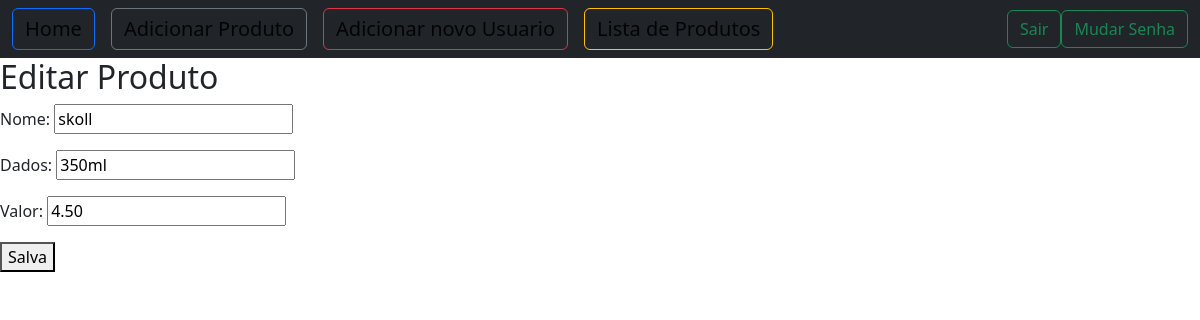
Before: /update/3 (signed in) with the older database file.
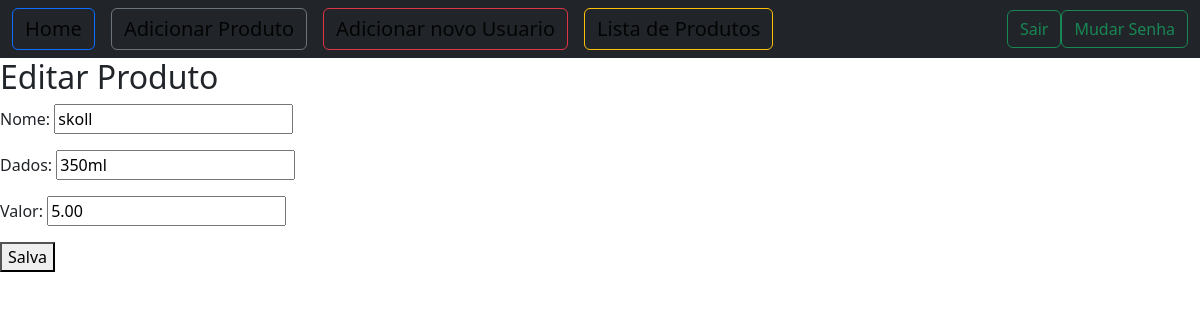
After: the same page with the newer database file.
### core/models.py (models this page shows, shortened)
class Produto(models.Model):
    nome = models.CharField(max_length=120)
    dados = models.CharField(max_length=150)
    valor = models.DecimalField(decimal_places=2,max_digits=5)

### core/crud.py (the view)
# urls.py: path('update/<int:pk>',EditarProduto.as_view(),name='update'),
class EditarProduto(LoginRequiredMixin,UpdateView):
    template_name = 'crud/update.html'
    model = Produto
    fields = '__all__'
    success_url = reverse_lazy('list')

### templates/crud/update.html
{% extends 'base.html' %}
{%block content%}
    <h2>Editar Produto</h2>
    <form action="" method="post">{%csrf_token%}
        {{form.as_p}}
        <button type="submit">Salva</button>
    </form>
{%endblock%}

Changed rows visible on the page:
changed Produto "skoll": valor "4.50" → "5.00"
